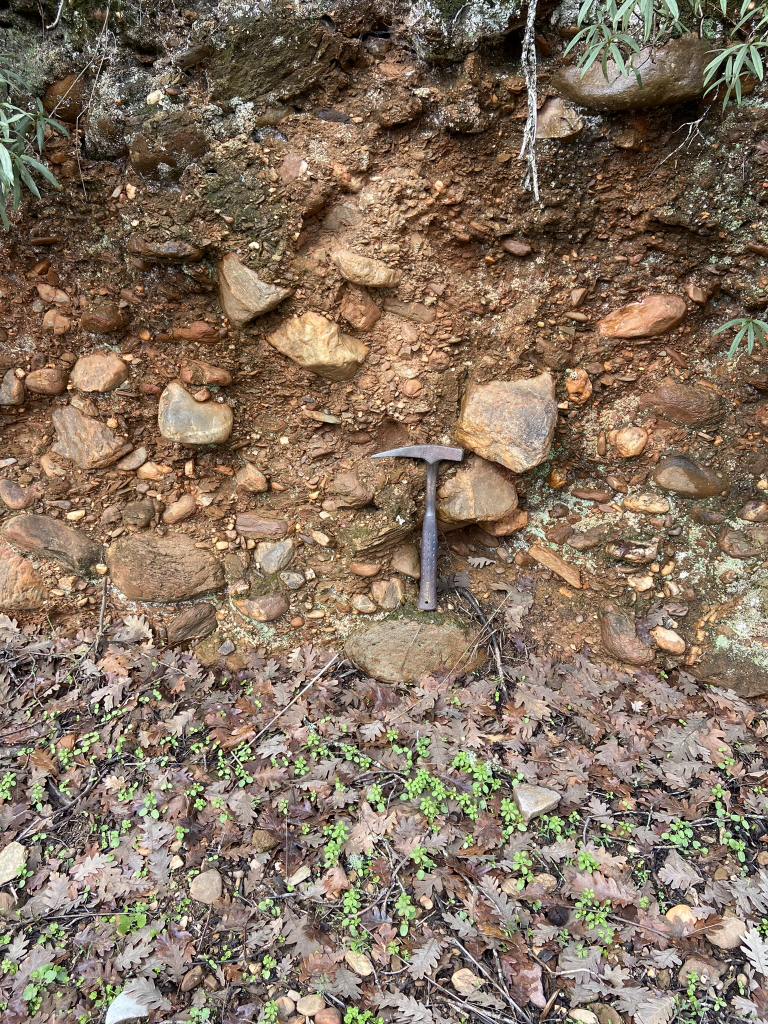
#> input picture images_original/IMG_6646.JPEG, 1536 x 2048 px (shown at 1/2 size); its folder holds only this picture in this run
$ python splitter.py
#> lines starting #> are read from the running program, lines starting #| are printed output that depends on the picture
# Import libraries (os - Operating System; cv2 - OpenCV)
import os
import cv2

def splitter(image_name):

    # Read image from folder
#> called with image_name = 'IMG_6646.JPEG'
    image = cv2.imread(f'images_original/{image_name}')
#> image is the input picture: shape (2048, 1536, 3); mean B, G, R 96.8, 114.5, 132.6

    # Extract height and width of the image
    print(image.shape[:2])
#| (2048, 1536)
    (h,w) = image.shape[:2]
#> h = 2048; w = 1536

    # Loop reading the full image to crop into smaller pieces
    x = 0
    y = 0
    x_end = 256
    y_end = 256

    for i in range(48):
        cropped_image = image[y:y_end,x:x_end]
        # cv2.imshow('test_img',cropped_image)
        # cv2.waitKey(100)
        cv2.imwrite(f'images/{image_name[:-5]}_{i}.jpeg', cropped_image)

        # Rotates cropped image and saves it
        rot_cropped_image = cv2.rotate(cropped_image, cv2.ROTATE_90_CLOCKWISE)
        cv2.imwrite(f'images/{image_name[:-5]}_{i}_rot.jpeg', rot_cropped_image)

        print(i)
        print(x, y, x_end, y_end)

        x += 256
        x_end += 256

        if x == 1536:
            x = 0
            x_end = 256
            y += 256
            y_end += 256
#> this loop made 48 passes
#> pass 1, in splitter, `cropped_image = image[y:y_end,x:x_end]`:
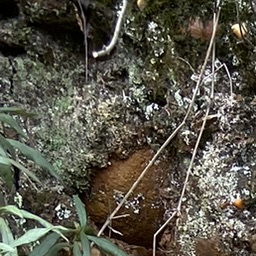
#> cropped_image: shape (256, 256, 3); mean B, G, R 72.4, 84.5, 87.2
#> pass 1, in splitter, `rot_cropped_image = cv2.rotate(cropped_image, cv2.ROTATE_90_CLOCKWISE)`:
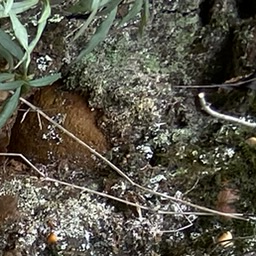
#> rot_cropped_image: shape (256, 256, 3); mean B, G, R 72.4, 84.5, 87.2
#> pass 2, in splitter, `cropped_image = image[y:y_end,x:x_end]`:
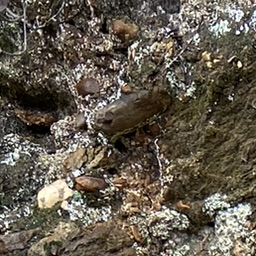
#> cropped_image: shape (256, 256, 3); mean B, G, R 78.4, 91.2, 99
#> pass 2, in splitter, `rot_cropped_image = cv2.rotate(cropped_image, cv2.ROTATE_90_CLOCKWISE)`:
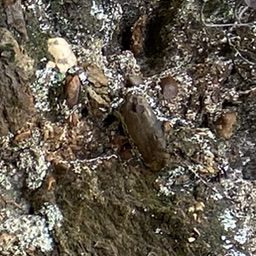
#> rot_cropped_image: shape (256, 256, 3); mean B, G, R 78.4, 91.2, 99
#> after the loop:
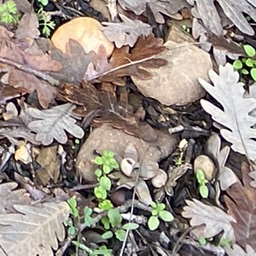
#> cropped_image: shape (256, 256, 3); mean B, G, R 131.3, 139.4, 150.1
#> after the loop, x = 0; x_end = 256; y = 2048; y_end = 2304

if __name__ == '__main__':

    image_names = os.listdir('images_original')
    for image_name in image_names:

        splitter(image_name=image_name)

$ run again, on images_original/IMG_6650.JPEG
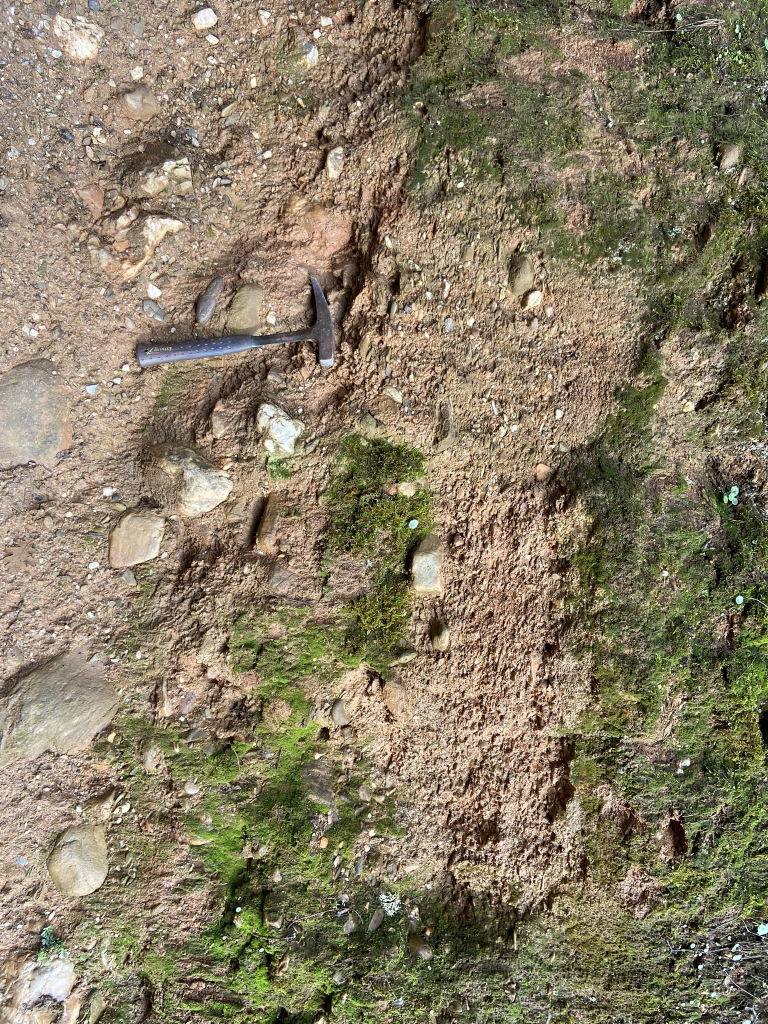
#> input picture images_original/IMG_6650.JPEG, 1536 x 2048 px (shown at 1/2 size)
#> in splitter, image is the input picture: shape (2048, 1536, 3); mean B, G, R 100.3, 124.5, 135
#| (2048, 1536)
#> the loop in splitter, `for i in range(48):` made 48 passes
#> pass 1, in splitter, `rot_cropped_image = cv2.rotate(cropped_image, cv2.ROTATE_90_CLOCKWISE)`:
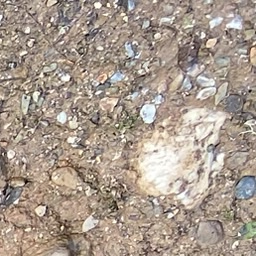
#> rot_cropped_image: shape (256, 256, 3); mean B, G, R 142.6, 154.8, 169
#> after the loop in splitter, `for i in range(48):`:
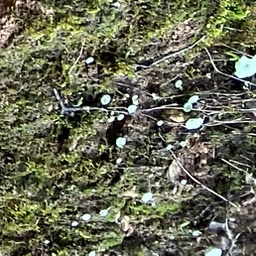
#> cropped_image: shape (256, 256, 3); mean B, G, R 84.6, 105.1, 103
#> after the loop in splitter, `for i in range(48):`: x = 0; x_end = 256; y = 2048; y_end = 2304

$ run again, on images_original/IMG_6651.JPEG
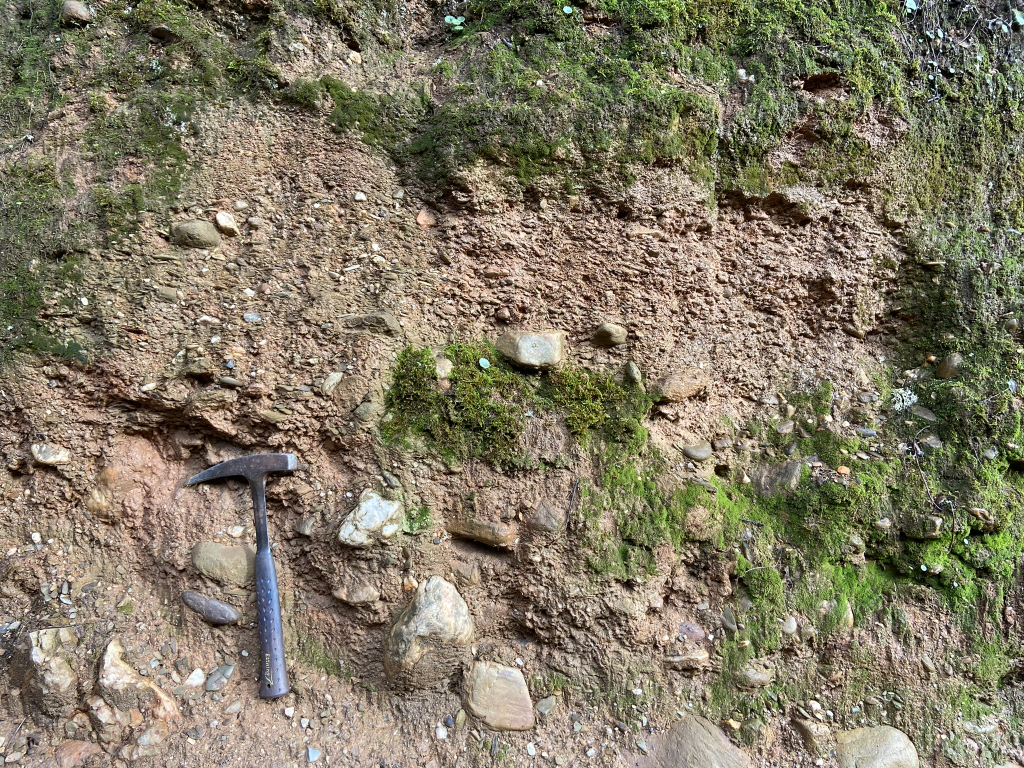
#> input picture images_original/IMG_6651.JPEG, 2048 x 1536 px (shown at 1/2 size)
#> in splitter, image is the input picture: shape (1536, 2048, 3); mean B, G, R 101.3, 122.1, 129.8
#| (1536, 2048)
#> the loop in splitter, `for i in range(48):` made 48 passes
#> pass 1, in splitter, `cropped_image = image[y:y_end,x:x_end]`:
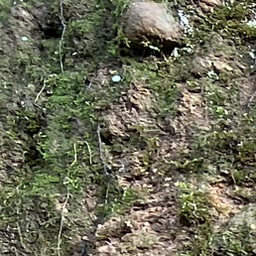
#> cropped_image: shape (256, 256, 3); mean B, G, R 86.7, 107.3, 107.2
#> pass 2, in splitter, `rot_cropped_image = cv2.rotate(cropped_image, cv2.ROTATE_90_CLOCKWISE)`:
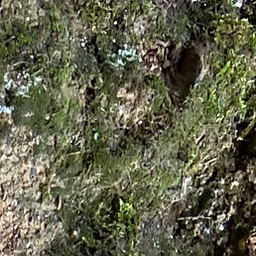
#> rot_cropped_image: shape (256, 256, 3); mean B, G, R 75.2, 97.7, 97.8
#> after the loop in splitter, `for i in range(48):`: x = 0; x_end = 256; y = 2048; y_end = 2304

$ run again, on images_original/IMG_6660.JPEG
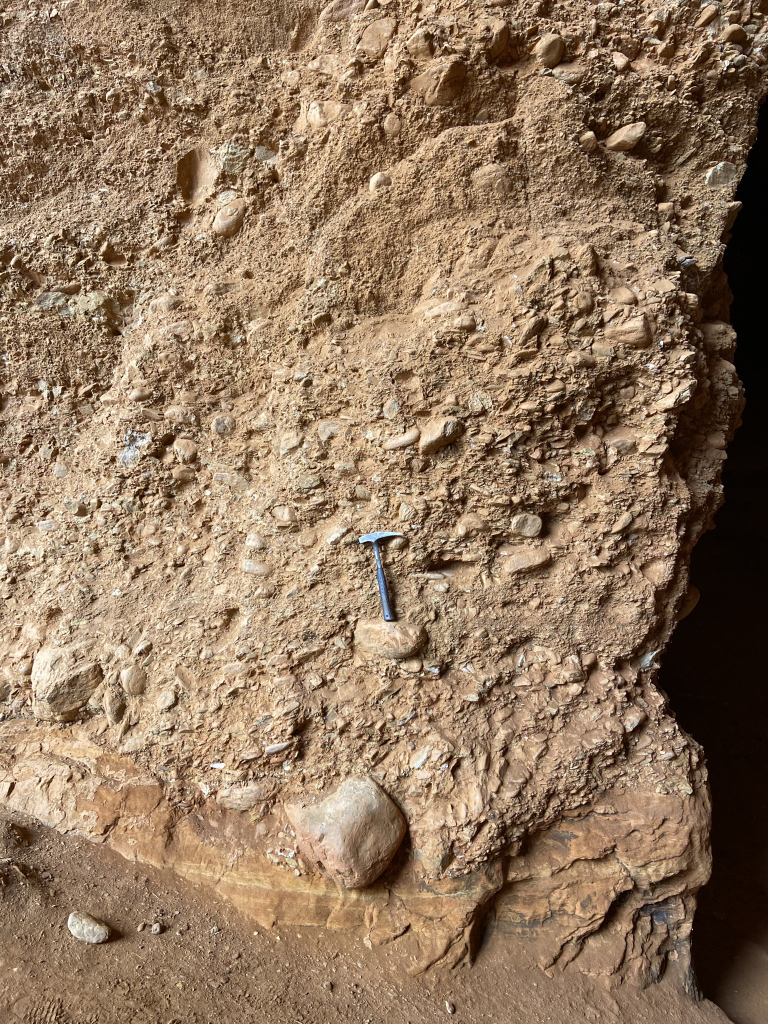
#> input picture images_original/IMG_6660.JPEG, 1536 x 2048 px (shown at 1/2 size)
#> in splitter, image is the input picture: shape (2048, 1536, 3); mean B, G, R 96.5, 121.4, 146.9
#| (2048, 1536)
#> the loop in splitter, `for i in range(48):` made 48 passes
#> pass 1, in splitter, `rot_cropped_image = cv2.rotate(cropped_image, cv2.ROTATE_90_CLOCKWISE)`:
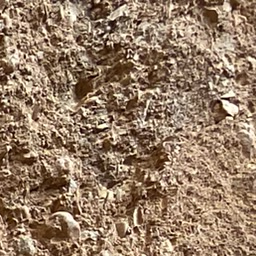
#> rot_cropped_image: shape (256, 256, 3); mean B, G, R 101.1, 123.9, 149
#> after the loop in splitter, `for i in range(48):`:
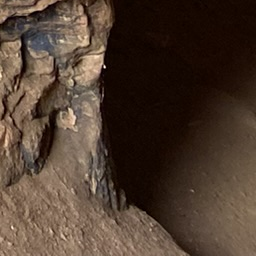
#> cropped_image: shape (256, 256, 3); mean B, G, R 48.1, 60.7, 78.5
#> after the loop in splitter, `for i in range(48):`: x = 0; x_end = 256; y = 2048; y_end = 2304
